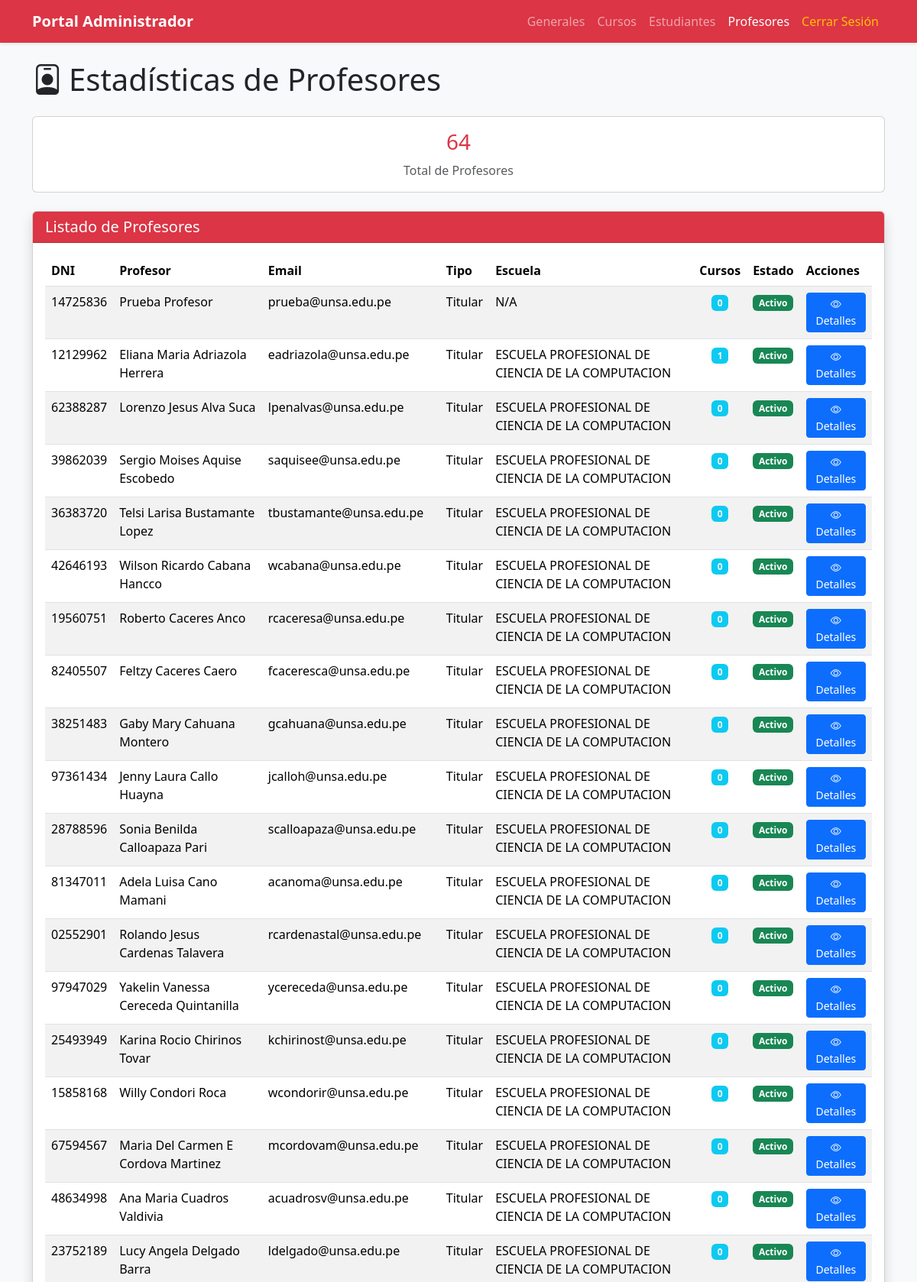
The app's page /administrador/estadisticas/profesores/ (signed in, upper part) with its own data.
### app/models/usuario/models.py (models this page shows, shortened)
class Profesor(models.Model):
    usuario = models.OneToOneField(
        Usuario,
        on_delete=models.CASCADE,
        primary_key=True,
        related_name='profesor'
    )
    tipo_profesor = models.ForeignKey(
        TipoProfesor,
        on_delete=models.PROTECT,
        related_name='profesores'
    )
    escuela = models.ForeignKey(
        Escuela,
        on_delete=models.PROTECT,
        related_name='profesores',
        null=True,
        blank=True
    )
    especialidad = models.CharField(max_length=200, blank=True, null=True)
    grado_academico = models.CharField(max_length=100, blank=True, null=True)
    cv_url = models.URLField(blank=True, null=True)
    class Meta:
        db_table = 'profesor'
        verbose_name = 'Profesor'
        verbose_name_plural = 'Profesores'

class Usuario(AbstractBaseUser, PermissionsMixin):
    codigo = models.CharField(max_length=20, unique=True, primary_key=True)
    nombres = models.CharField(max_length=100)
    apellidos = models.CharField(max_length=100)
    email = models.EmailField(unique=True, validators=[EmailValidator()])
    telefono = models.CharField(max_length=20, blank=True, null=True)
    dni = models.CharField(
        max_length=8,
        unique=True,
        validators=[RegexValidator(regex=r'^\d{8}$', message='DNI debe tener 8 dígitos')]
    )
    tipo_usuario = models.ForeignKey(
        TipoUsuario,
        on_delete=models.PROTECT,
        related_name='usuarios'
    )
    estado_cuenta = models.ForeignKey(
        EstadoCuenta,
        on_delete=models.PROTECT,
        related_name='usuarios',
        default='ACTIVO'
    )
    permisos_usuario = models.ManyToManyField(
        Permiso,
        related_name='usuarios',
        blank=True
    )
    fecha_registro = models.DateTimeField(auto_now_add=True)
    fecha_actualizacion = models.DateTimeField(auto_now=True)
    ultimo_acceso = models.DateTimeField(null=True, blank=True)
    direccion_ip_ultimo_acceso = models.GenericIPAddressField(null=True, blank=True)
    is_active = models.BooleanField(default=True)
    is_staff = models.BooleanField(default=False)
    is_superuser = models.BooleanField(default=False)
    objects = UsuarioManager()
    USERNAME_FIELD = 'email'
    REQUIRED_FIELDS = ['codigo', 'nombres', 'apellidos', 'dni']
    class Meta:
        db_table = 'usuario'
        verbose_name = 'Usuario'
        verbose_name_plural = 'Usuarios'
        ordering = ['apellidos', 'nombres']
    @property
    def nombre_completo(self):
        return f"{self.nombres} {self.apellidos}"

class TipoProfesor(models.Model):
    TIPOS = [
        ('TC', 'Tiempo Completo'),
        ('TP', 'Tiempo Parcial'),
        ('CONTRATADO', 'Contratado'),
        ('AUXILIAR', 'Auxiliar'),
    ]
    codigo = models.CharField(max_length=20, unique=True, primary_key=True)
    nombre = models.CharField(max_length=100)
    descripcion = models.TextField(blank=True, null=True)
    class Meta:
        db_table = 'tipo_profesor'
        verbose_name = 'Tipo de Profesor'
        verbose_name_plural = 'Tipos de Profesor'

class Escuela(models.Model):
    codigo = models.CharField(max_length=20, unique=True, primary_key=True)
    nombre = models.CharField(max_length=200)
    facultad = models.CharField(max_length=200, blank=True, null=True)
    descripcion = models.TextField(blank=True, null=True)
    is_active = models.BooleanField(default=True)
    class Meta:
        db_table = 'escuela'
        verbose_name = 'Escuela'
        verbose_name_plural = 'Escuelas'

### app/models/usuario/admin_views.py (the view)
# urls.py: path('administrador/estadisticas/profesores/', admin_views.estadisticas_profesores, name='estadisticas_profesores'),
@never_cache
@login_required
def estadisticas_profesores(request):
    if not hasattr(request.user, 'tipo_usuario'):
        messages.error(request, 'No tiene permisos para acceder a esta página.')
        return redirect('login')
    tipo = request.user.tipo_usuario.nombre
    if tipo != 'Administrador':
        messages.error(request, 'Solo administradores pueden ver estadísticas de profesores.')
        return redirect('login')
    from django.db.models import Count, Q
    from app.models.horario.models import Horario
    profesores = Profesor.objects.select_related(
        'usuario', 'tipo_profesor', 'escuela'
    ).annotate(
        num_cursos=Count('horarios__curso', distinct=True, filter=Q(
            horarios__is_active=True
        ))
    ).order_by('escuela__nombre', 'usuario__apellidos')
    context = {
        'usuario': request.user,
        'profesores': profesores,
        'total_profesores': profesores.count(),
    }
    return render(request, 'admin/estadisticas_profesores.html', context)

### Templates/admin/estadisticas_profesores.html (shortened to what this page needs)
<!doctype html>
<html lang="es">
<head>
    <link href="https://cdn.jsdelivr.net/npm/bootstrap@5.3.2/dist/css/bootstrap.min.css" rel="stylesheet">
    <link rel="stylesheet" href="https://cdn.jsdelivr.net/npm/bootstrap-icons@1.11.1/font/bootstrap-icons.css">
</head>
<body class="bg-light">
    <nav class="navbar navbar-expand-lg navbar-dark bg-danger shadow-sm">
        <div class="container">
            <a class="navbar-brand fw-bold" href="{% url 'admin_dashboard' %}">Portal Administrador</a>
            <div class="collapse navbar-collapse">
                <ul class="navbar-nav ms-auto">
                    <li class="nav-item"><a class="nav-link" href="{% url 'estadisticas_generales' %}">Generales</a></li>
                    <li class="nav-item"><a class="nav-link" href="{% url 'estadisticas_cursos' %}">Cursos</a></li>
                    <li class="nav-item"><a class="nav-link" href="{% url 'estadisticas_estudiantes' %}">Estudiantes</a></li>
                    <li class="nav-item"><a class="nav-link active" href="{% url 'estadisticas_profesores' %}">Profesores</a></li>
                    <li class="nav-item"><a class="nav-link text-warning" href="{% url 'logout' %}">Cerrar Sesión</a></li>
                </ul>
            </div>
        </div>
    </nav>
    <main class="container mt-4 mb-5">
        <h1 class="mb-4"><i class="bi bi-person-badge me-2"></i>Estadísticas de Profesores</h1>
        <div class="card mb-4">
            <div class="card-body text-center">
                <h3 class="text-danger">{{ total_profesores }}</h3>
                <p class="text-muted mb-0">Total de Profesores</p>
            </div>
        </div>
        <div class="card shadow">
            <div class="card-header bg-danger text-white">
                <h5 class="mb-0">Listado de Profesores</h5>
            </div>
            <div class="card-body">
                <table class="table table-striped table-hover">
                    <thead>
                        <tr>
                            <th>DNI</th>
                            <th>Profesor</th>
                            <th>Email</th>
                            <th>Tipo</th>
                            <th>Escuela</th>
                            <th>Cursos</th>
                            <th>Estado</th>
                            <th>Acciones</th>
                        </tr>
                    </thead>
                    <tbody>
                        {% for profesor in profesores %}
                        <tr>
                            <td>{{ profesor.usuario.dni }}</td>
                            <td>{{ profesor.usuario.nombre_completo }}</td>
                            <td>{{ profesor.usuario.email }}</td>
                            <td>{{ profesor.tipo_profesor.nombre }}</td>
                            <td>{{ profesor.escuela.nombre|default:"N/A" }}</td>
                            <td class="text-center">
                                <span class="badge bg-info">{{ profesor.num_cursos }}</span>
                            </td>
                            <td>
                                {% if profesor.usuario.is_active %}
                                    <span class="badge bg-success">Activo</span>
                                {% else %}
                                    <span class="badge bg-danger">Inactivo</span>
                                {% endif %}
                            </td>
                            <td>
                                <a href="{% url 'estadisticas_profesor_detalle' profesor.usuario_id %}" class="btn btn-sm btn-primary">
                                    <i class="bi bi-eye"></i> Detalles
                                </a>
                            </td>
                        </tr>
                        {% empty %}
                        <tr>
                            <td colspan="8" class="text-center text-muted">No hay profesores registrados</td>
                        </tr>
                        {% endfor %}
                    </tbody>
                </table>
            </div>
        </div>
    </main>
</body>
</html>

### records on screen
Profesor: usuario.dni "14725836", usuario.nombre_completo "Prueba Profesor", usuario.email "prueba@unsa.edu.pe", tipo_profesor.nombre "Titular", escuela.nombre "N/A", num_cursos "0", shows "Activo"
Profesor: usuario.dni "12129962", usuario.nombre_completo "Eliana Maria Adriazola Herrera", usuario.email "eadriazola@unsa.edu.pe", tipo_profesor.nombre "Titular", escuela.nombre "ESCUELA PROFESIONAL DE CIENCIA DE LA COMPUTACION", num_cursos "1", shows "Activo"
Profesor: usuario.dni "62388287", usuario.nombre_completo "Lorenzo Jesus Alva Suca", usuario.email "lpenalvas@unsa.edu.pe", tipo_profesor.nombre "Titular", escuela.nombre "ESCUELA PROFESIONAL DE CIENCIA DE LA COMPUTACION", num_cursos "0", shows "Activo"
Profesor: usuario.dni "39862039", usuario.nombre_completo "Sergio Moises Aquise Escobedo", usuario.email "saquisee@unsa.edu.pe", tipo_profesor.nombre "Titular", escuela.nombre "ESCUELA PROFESIONAL DE CIENCIA DE LA COMPUTACION", num_cursos "0", shows "Activo"
Profesor: usuario.dni "36383720", usuario.nombre_completo "Telsi Larisa Bustamante Lopez", usuario.email "tbustamante@unsa.edu.pe", tipo_profesor.nombre "Titular", escuela.nombre "ESCUELA PROFESIONAL DE CIENCIA DE LA COMPUTACION", num_cursos "0", shows "Activo"
Profesor: usuario.dni "42646193", usuario.nombre_completo "Wilson Ricardo Cabana Hancco", usuario.email "wcabana@unsa.edu.pe", tipo_profesor.nombre "Titular", escuela.nombre "ESCUELA PROFESIONAL DE CIENCIA DE LA COMPUTACION", num_cursos "0", shows "Activo"
Profesor: usuario.dni "19560751", usuario.nombre_completo "Roberto Caceres Anco", usuario.email "rcaceresa@unsa.edu.pe", tipo_profesor.nombre "Titular", escuela.nombre "ESCUELA PROFESIONAL DE CIENCIA DE LA COMPUTACION", num_cursos "0", shows "Activo"
Profesor: usuario.dni "82405507", usuario.nombre_completo "Feltzy Caceres Caero", usuario.email "fcaceresca@unsa.edu.pe", tipo_profesor.nombre "Titular", escuela.nombre "ESCUELA PROFESIONAL DE CIENCIA DE LA COMPUTACION", num_cursos "0", shows "Activo"
Profesor: usuario.dni "38251483", usuario.nombre_completo "Gaby Mary Cahuana Montero", usuario.email "gcahuana@unsa.edu.pe", tipo_profesor.nombre "Titular", escuela.nombre "ESCUELA PROFESIONAL DE CIENCIA DE LA COMPUTACION", num_cursos "0", shows "Activo"
Profesor: usuario.dni "97361434", usuario.nombre_completo "Jenny Laura Callo Huayna", usuario.email "jcalloh@unsa.edu.pe", tipo_profesor.nombre "Titular", escuela.nombre "ESCUELA PROFESIONAL DE CIENCIA DE LA COMPUTACION", num_cursos "0", shows "Activo"
Profesor: usuario.dni "28788596", usuario.nombre_completo "Sonia Benilda Calloapaza Pari", usuario.email "scalloapaza@unsa.edu.pe", tipo_profesor.nombre "Titular", escuela.nombre "ESCUELA PROFESIONAL DE CIENCIA DE LA COMPUTACION", num_cursos "0", shows "Activo"
Profesor: usuario.dni "81347011", usuario.nombre_completo "Adela Luisa Cano Mamani", usuario.email "acanoma@unsa.edu.pe", tipo_profesor.nombre "Titular", escuela.nombre "ESCUELA PROFESIONAL DE CIENCIA DE LA COMPUTACION", num_cursos "0", shows "Activo"
Profesor: usuario.dni "02552901", usuario.nombre_completo "Rolando Jesus Cardenas Talavera", usuario.email "rcardenastal@unsa.edu.pe", tipo_profesor.nombre "Titular", escuela.nombre "ESCUELA PROFESIONAL DE CIENCIA DE LA COMPUTACION", num_cursos "0", shows "Activo"
Profesor: usuario.dni "97947029", usuario.nombre_completo "Yakelin Vanessa Cereceda Quintanilla", usuario.email "ycereceda@unsa.edu.pe", tipo_profesor.nombre "Titular", escuela.nombre "ESCUELA PROFESIONAL DE CIENCIA DE LA COMPUTACION", num_cursos "0", shows "Activo"
Profesor: usuario.dni "25493949", usuario.nombre_completo "Karina Rocio Chirinos Tovar", usuario.email "kchirinost@unsa.edu.pe", tipo_profesor.nombre "Titular", escuela.nombre "ESCUELA PROFESIONAL DE CIENCIA DE LA COMPUTACION", num_cursos "0", shows "Activo"
Profesor: usuario.dni "15858168", usuario.nombre_completo "Willy Condori Roca", usuario.email "wcondorir@unsa.edu.pe", tipo_profesor.nombre "Titular", escuela.nombre "ESCUELA PROFESIONAL DE CIENCIA DE LA COMPUTACION", num_cursos "0", shows "Activo"
Profesor: usuario.dni "67594567", usuario.nombre_completo "Maria Del Carmen E Cordova Martinez", usuario.email "mcordovam@unsa.edu.pe", tipo_profesor.nombre "Titular", escuela.nombre "ESCUELA PROFESIONAL DE CIENCIA DE LA COMPUTACION", num_cursos "0", shows "Activo"
Profesor: usuario.dni "48634998", usuario.nombre_completo "Ana Maria Cuadros Valdivia", usuario.email "acuadrosv@unsa.edu.pe", tipo_profesor.nombre "Titular", escuela.nombre "ESCUELA PROFESIONAL DE CIENCIA DE LA COMPUTACION", num_cursos "0", shows "Activo"
Profesor: usuario.dni "23752189", usuario.nombre_completo "Lucy Angela Delgado Barra", usuario.email "ldelgado@unsa.edu.pe", tipo_profesor.nombre "Titular", escuela.nombre "ESCUELA PROFESIONAL DE CIENCIA DE LA COMPUTACION", num_cursos "0", shows "Activo"

### other values on screen
{{ total_profesores }} "64"
